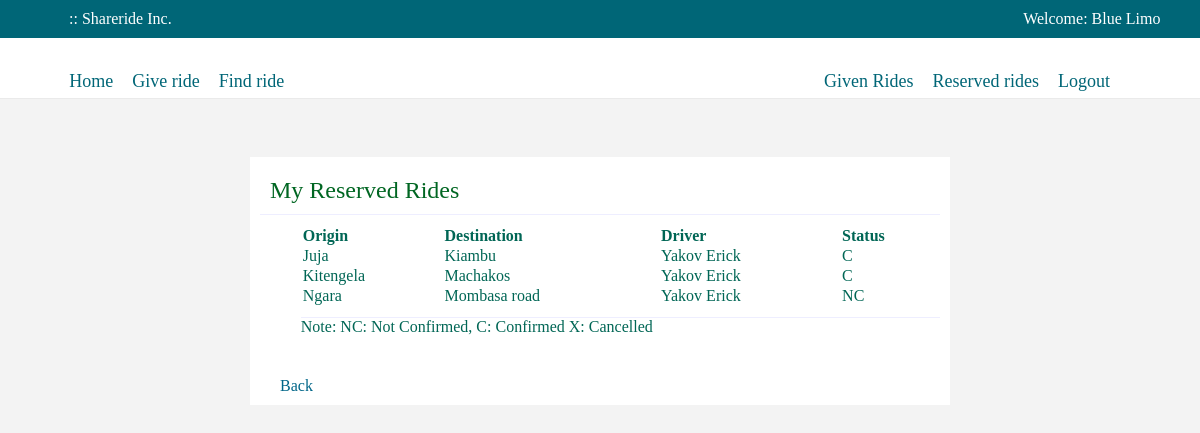
Page /reserved-rides.php (signed in) on the committed database.
### tables this page shows
CREATE TABLE `users_table` (
  `userID` int(11) NOT NULL,
  `fname` varchar(100) NOT NULL,
  `lname` varchar(100) NOT NULL,
  `email` varchar(100) NOT NULL,
  `password` varchar(100) NOT NULL,
  `phone` varchar(100) NOT NULL,
  `userStatus` enum('Y','N') NOT NULL DEFAULT 'N',
  `tokenCode` varchar(100) NOT NULL
);

CREATE TABLE `reserved_rides` (
  `id` int(11) NOT NULL,
  `ride_id` int(11) NOT NULL,
  `driver_id` int(11) NOT NULL,
  `driver_name` varchar(250) NOT NULL,
  `rider_id` int(11) NOT NULL,
  `rider_email` varchar(250) NOT NULL,
  `origin` varchar(250) NOT NULL,
  `destination` varchar(250) NOT NULL,
  `book_status` int(11) NOT NULL,
  `updated_at` timestamp NOT NULL DEFAULT CURRENT_TIMESTAMP ON UPDATE CURRENT_TIMESTAMP
);

### user_class.php (called while the page is built, shortened)
<?php
class USER
{
	private $conn;
	public function __construct()
	{
		$database = new Database();
		$db = $database->dbConnection();
		$this->conn = $db;
    }
	public function runQuery($sql)
	{
		$stmt = $this->conn->prepare($sql);
		return $stmt;
	}
}

### reserved-rides.php (the view, shortened to what this page needs)
<?php
require_once 'user_class.php';
$user_home = new USER();
$stmt = $user_home->runQuery("SELECT * FROM users_table WHERE userID=:uid");
$stmt->execute(array(":uid"=>$_SESSION['userSession']));
$row = $stmt->fetch(PDO::FETCH_ASSOC);
?>
<!DOCTYPE html>
<html>
<head>
	<link rel="stylesheet" href="assets/css/demo.css">
	<link rel="stylesheet" href="assets/css/style.css">
</head>
	<header>
        <div class="col-md-6">
            <h1>:: Shareride Inc.</h1>
        </div>
        <div class="col-md-6">
            <p class="p-welcome" style="float: right; margin-right: 5%; color: white;">Welcome: <?php echo $row['fname']. ' ' .$row['lname']; ?></p>
        </div>
    </header>
    <div class="main-menu">
        <div class="col-md-6 left-menu">
            <ul>
                <li><a href="user-account.php">Home</a></li>
                <li><a href="give-ride.php" class="form-facebook-button">Give ride</a></li>
                <li><a href="all-rides.php" class="form-facebook-button">Find ride</a></li>
            </ul>
        </div>
        <div class="col-md-6">
            <div class="row">
                <div class="col-md-12">
                    <div class="menu-left">
                        <ul>
                            <li><a href="given-rides.php" class="form-facebook-button">Given Rides</a></li>
                            <li><a href="reserved-rides.php" class="form-facebook-button">Reserved rides</a></li>
                            <li><a href="logout.php" class="form-facebook-button">Logout</a></li>
                        </ul>
                    </div>
                </div>
            </div>
        </div>
    </div>
    <div class="row-view">
        <div class="column-view rightone">
            <div class="option-header">
                <h2>My Reserved Rides</h2>
            </div>
             <div class="option-content">
                <table style="width: 100%; font-size: 16px; border-bottom: 1px solid #eef; padding-bottom: 10px;">
                    <tr class="table-head">
                        <td>Origin</td>
                        <td>Destination</td>
                        <td>Driver</td>
                        <td>Status</td>
                    </tr>
                        <?php
                            $rider_id = $row['userID'];
                            $stmt1 = $user_home -> runQuery("select * from reserved_rides where rider_id = $rider_id");
                            $stmt1->execute();
                            while($row1 = $stmt1 -> fetch(PDO::FETCH_ASSOC))
                            {
                                if($row1['book_status'] == 0)
                                    {
                                        $stts = "NC";
                                    }
                                    else if($row1['book_status'] == 1)
                                    {
                                        $stts = "C";
                                    }
                                    else
                                    {
                                        $stts = "X";
                                    }
                                    echo "<tr>";
                                    echo "<td>" . $row1['origin'] . "</td>";
                                    echo "<td>" . $row1['destination'] . "</td>";
                                    echo "<td>" . $row1['driver_name'] . "</td>";
                                    echo "<td>" . $stts . "</td>";
                                echo "</tr>";
                            }
                        ?>
                </table>
            </div>
            <div class="option-content">
                <p> Note: NC: Not Confirmed, C: Confirmed X: Cancelled</p>
            </div>
            <div class="option-footer">
                <a href="user-account.php">Back</a>
            </div>
        </div>
    </div>
</body>
</html>

### assets/css/demo.css (style rules this page uses)
* { margin: 0; padding: 0; box-sizing: border-box; }
html { background-color: #efefef; }
header { box-sizing: border-box; width: 100%; padding: 10px 10px 10px 10px; background-color: #006677; overflow: hidden; }
header h1 { padding-left: 10%; font: normal 16px 'Open Sans', sans-serif; color: #fff; font-family: calibri; }
header .p-welcome { font-family: calibri; color: #eef font-size: 16px; }
.menu-left { float: right; }
.main-menu { border-bottom: 1px solid #EAEAEA; background-color: #FFF; padding: 30px; margin-top: 0; margin-bottom: 6 0px; }
.left-menu { padding-left: 3%; margin-bottom: 10px; }
.main-menu ul { list-style: none; margin-right: 50px; color: #006655; margin-bottom: 10px; clear: both; }
.main-menu ul a { text-decoration: none; color: #006677; text-align: left; font-size: 18px; display: inline-block; margin: 4px 10px 10px 5px; line-height: 1; outline: none; transition: 0.2s ease; font-family: calibri; }
ul li { display: inline-block; }
@media (min-width: 1025px) { .col-md-1, .col-md-2, .col-md-3, .col-md-4, .col-md-5, .col-md-6, .col-md-7, .col-md-8, .col-md-9, .col-md-10, .col-md-11, .col-md-12 { float: left; } }
@media (min-width: 1025px) { .col-md-12 { width: 100%; } }
@media (min-width: 1025px) { .col-md-6 { width: 50%; } }
@media (min-width: 1025px) { .row-view { display: table; width: 60%; table-layout: fixed; border-spacing: 10px; margin-left: 20%; margin-top: 4%; } }
@media (min-width: 1025px) { .column-view { display: table-cell; } }
@media (min-width: 1025px) { .rightone { width: 39%; box-sizing: border-box; background-color: #ffffff; padding: 10px; margin-bottom: 15px; } }
@media (min-width: 1025px) { .rightone .option-header { border-bottom: 1px solid #eef; color: #006622; font-weight: lighter; font-family: calibri; padding: 10px; margin-bottom: 10px; } }
@media (min-width: 1025px) { .rightone .option-header h2 { font-weight: lighter; } }
@media (min-width: 1025px) { .rightone .option-content { font-family: calibri; font-size: 16px; color: #006655; padding-left: 6%; } }
@media (min-width: 1025px) { .rightone .option-content p { padding-bottom: 10px; } }
@media (min-width: 1025px) { .rightone .option-footer { float: left; border-top: 1px solid #fff; margin-top: 30px; padding-left: 10px; } }
@media (min-width: 1025px) { .rightone .option-footer a { color: #006688; padding: 5px 10px 3px 10px; cursor: pointer; text-decoration: none; border-radius: 2px; font-family: calibri; } }
@media (min-width: 1025px) { tr { border-bottom: 1px solid #006688; } }
@media (min-width: 1025px) { .table-head { font-weight: bold; border-bottom: 1px solid #eef; } }

### assets/css/style.css (style rules this page uses)
html { background-color: #f3f3f3; }

### rows in the picture
users_table: fname "Blue", lname "Limo"
reserved_rides: origin "Juja", destination "Kiambu", driver_name "Yakov Erick", book_status "C"
reserved_rides: origin "Kitengela", destination "Machakos", driver_name "Yakov Erick", book_status "C"
reserved_rides: origin "Ngara", destination "Mombasa road", driver_name "Yakov Erick", book_status "NC"
